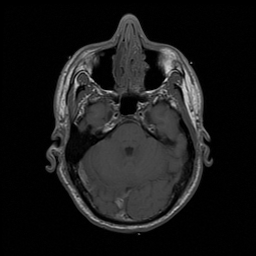
%> input picture project2/sample_images/c5.png, 256 x 256 px
$ octave demo.m   (GNU Octave 9; MATLAB toolbox functions it lacks are replaced by stand-ins)
%> lines starting %> are read from the running program, lines starting %| are printed output that depends on the picture
### project2/pifft_phase_correction.m
function [output,padded,selected,If_padded,If_selected] = pifft_phase_correction(I_f, xmin, xmax, ymin, ymax)
    arguments
        I_f; % Input k-image
        xmin = 1;
        xmax = -1;
        ymin = 1;
        ymax = -1;
    end
    assert(all(mod(size(I_f),2) == [0,0]));

    if xmax == -1
        xmax = size(I_f,2);
    end

    if ymax == -1
        ymax = size(I_f,1);
    end

    I_f1 = zeros(size(I_f));
    I_f1(ymin:ymax, xmin:xmax) = I_f(ymin:ymax, xmin:xmax);
    padded = I_f1;

    I_if1 = fftshift(ifft2(ifftshift(I_f1)));
    If_padded = I_if1;

    xpad = max(xmin, size(I_f,2)-xmax);
    ypad = max(ymin, size(I_f,1)-ymax);

    I_f2 = zeros(size(I_f));
    I_f2(ypad+1:size(I_f,1)-ypad, xpad+1:size(I_f,2)-xpad) = I_f(ypad+1:size(I_f,1)-ypad, xpad+1:size(I_f,2)-xpad);
    selected = I_f2;

    I_if2 = fftshift(ifft2(ifftshift(I_f2)));
    If_selected = I_if2;

    output = I_if1 .* exp(-1i*angle(I_if2));
end

### project2/pifft_homodyne_reconstruction.m
function [output,selected,Wkxy,weighted,If_selected,If_weighted,Wx1d,Wy1d] = pifft_homodyne_reconstruction(I_f, xmin, xmax, ymin, ymax, weight_func, weight_smooth, weight_smooth_factor)
    % NOTE: The actual output is real(output)
    arguments
        I_f; % Input k-image
        xmin = 1;
        xmax = -1;
        ymin = 1;
        ymax = -1;
        weight_func = "linear";
        weight_smooth = false;
        weight_smooth_factor = 1;
    end
    assert(all(mod(size(I_f),2) == [0,0]));

    if xmax == -1
        xmax = size(I_f,2);
    end

    if ymax == -1
        ymax = size(I_f,1);
    end

    I_f1 = zeros(size(I_f));
    I_f1(ymin:ymax, xmin:xmax) = I_f(ymin:ymax, xmin:xmax);

%     assert((xmin == 1 || xmax == size(I_f,2)));
%     assert((ymin == 1 || ymax == size(I_f,1)));

    xpad = max(xmin, size(I_f,2)-xmax);
    ypad = max(ymin, size(I_f,1)-ymax);

    I_f2 = zeros(size(I_f));
    I_f2(ypad:size(I_f,1)-ypad+1, xpad:size(I_f,2)-xpad+1) = I_f(ypad:size(I_f,1)-ypad+1, xpad:size(I_f,2)-xpad+1);
    selected = I_f2;

    I_if2 = fftshift(ifft2(ifftshift(I_f2)));
    If_selected = I_if2;

    nx = size(I_f,2);
    Wx1d = zeros(1,nx);
    Wx1d(1:xpad) = 1;
    if weight_func == "linear"
        Wx1d(xpad+1:nx-xpad) = (nx-2*xpad-1:-1:0)/(nx-2*xpad);
    elseif weight_func == "step"
        Wx1d(xpad+1:nx-xpad) = 0.5;
    end
    if weight_smooth
        Wx1d = smoothdata(Wx1d, 'Gaussian', xpad * weight_smooth_factor);
    end
    Wkx = repmat(Wx1d,[nx 1]);

    if xmin > nx-xmax
        Wkx = rot90(Wkx,2);
    end

    ny = size(I_f,1);
    Wy1d = zeros(ny,1);
    Wy1d(1:ypad) = 1;
    if weight_func == "linear"
        Wy1d(ypad+1:ny-ypad) = (ny-2*ypad-1:-1:0)/(ny-2*ypad);
    elseif weight_func == "step"
        Wy1d(ypad+1:ny-ypad) = 0.5;
    end

    if weight_smooth
        Wy1d = smoothdata(Wy1d, 'Gaussian', ypad * weight_smooth_factor);
    end
    Wky = repmat(Wy1d,[1 ny]);

    if ymin > ny-ymax
        Wky = rot90(Wky,2);
    end

    Wkxy = Wkx .* Wky .* 4;

    I_fw = I_f1 .* Wkxy;
    weighted = I_fw;
    I_ifw = fftshift(ifft2(ifftshift(I_fw)));
    If_weighted = I_ifw;

    output = I_ifw .* exp(-1i*angle(I_if2));

end

### project2/pifft_conjugate_synthesis.m
function [output, conjsyn] = pifft_conjugate_synthesis(Ip, xmin, xmax, ymin, ymax)
    arguments
        Ip; % Input Phase Corrected Cartesian Image
        xmin = 1;
        xmax = -1;
        ymin = 1;
        ymax = -1;
    end
    I_f = ifftshift(fft2(fftshift(Ip)));

    assert(all(mod(size(I_f),2) == [0,0]));

    if xmax == -1
        xmax = size(I_f,2);
    end

    if ymax == -1
        ymax = size(I_f,1);
    end

    xpad = max(xmin, size(I_f,2)-xmax);
    ypad = max(ymin, size(I_f,1)-ymax);

    I_f2 = I_f;

    if xmin > size(I_f,2)-xmax
        I_f2(:,1:xpad+1) = rot90(conj(I_f(:,size(I_f,2)-xpad:end)),2);
    else
        I_f2(:,size(I_f,2)-xpad:end) = rot90(conj(I_f(:,1:xpad+1)),2);
    end

    if ymin > size(I_f,1)-ymax
        I_f2(1:ypad+1,:) = rot90(conj(I_f(size(I_f,1)-ypad:end,:)),2);
    else
        I_f2(size(I_f,1)-ypad:end,:) = rot90(conj(I_f(1:ypad+1,:)),2);
    end

    conjsyn = I_f2;

    I_if2 = fftshift(ifft2(ifftshift(I_f2)));
    output = I_if2;

end

### project2/pifft_zero_padding.m
function [output,padded] = pifft_zero_padding(I_f, xmin, xmax, ymin, ymax)
    arguments
        I_f; % Input k-image
        xmin = 1;
        xmax = -1;
        ymin = 1;
        ymax = -1;
    end

    if xmax == -1
        xmax = size(I_f,2);
    end

    if ymax == -1
        ymax = size(I_f,1);
    end

    I_f1 = zeros(size(I_f));
    I_f1(ymin:ymax, xmin:xmax) = I_f(ymin:ymax, xmin:xmax);
    padded = I_f1;

    I_if1 = fftshift(ifft2(ifftshift(I_f1)));
    output = I_if1;
end

### project2/demo.m
I = imread('sample_images/c5.png');
%> I is the input picture: size 256x256 uint8; min 0, max 215, mean 25.1
if size(I,3)==3
    I = rgb2gray(I);
end

figure(1); imagesc(I);title('Original Image'); axis('square'); colormap('gray'); colorbar;

I_f = ifftshift(fft2(fftshift(I)));
figure(2); imagesc(abs(I_f)); axis('square'); colormap('jet'); colorbar; set(gca, 'ColorScale', 'log'); title("FT of Original Image (k-image)");
%> after `title("FT of Original Image (k-image)")`:
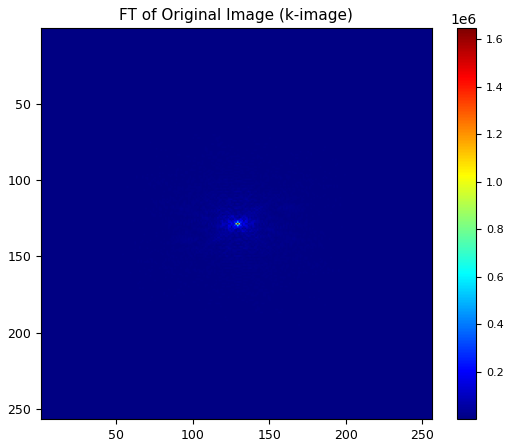
%> figure redrawn from the program's plot data

%%
nx = size(I_f,2);
%> nx = 256
ny = size(I_f,1);
%> ny = 256
YHOVER = 64;
XHOVER = 48;

%% Zero Padding

[I_if1, I_f1] = pifft_zero_padding(I_f, 1, nx-XHOVER, 1, ny-YHOVER);
figure(3); imagesc(abs(I_f1)); axis('square'); colormap('jet'); colorbar; set(gca, 'ColorScale', 'log'); title("Partial k-image");

figure(4); imagesc(abs(I_if1)); axis('square'); colormap('gray'); colorbar; title("IFT of Zero Padding k-image");
%> after `title("IFT of Zero Padding k-image")`:
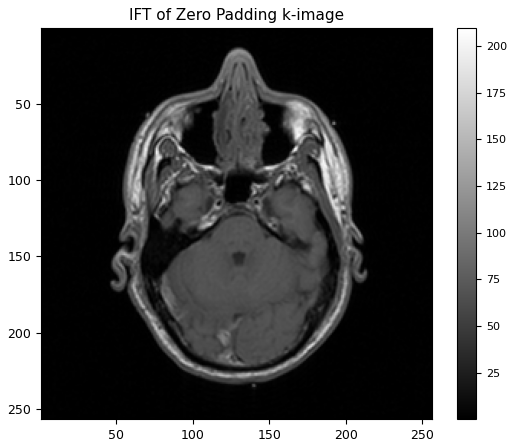
%> figure redrawn from the program's plot data

figure(5); imagesc(abs(abs(I_if1)-double(I))); axis('square'); colormap('jet'); colorbar; title("Difference to GT");
%> after `title("Difference to GT")`:
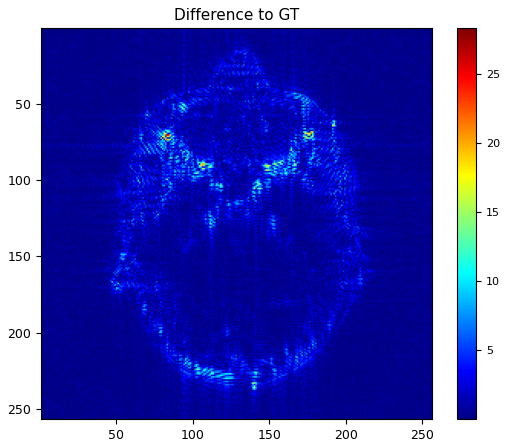
%> figure redrawn from the program's plot data

disp("GT MSE: " + immse(abs(I_if1),double(I)));
%| GT MSE: 3.0009

%% Zero Padding Pixels vs IMMSE
max_YHOVER = 120;
mse_list = zeros(1, max_YHOVER);

for yh=1:max_YHOVER
    [I_if1, ~] = pifft_zero_padding(I_f, 1, nx-XHOVER, 1, ny-yh);
    mse_list(yh) = immse(abs(I_if1),double(I));
end
%> after the loop, mse_list = 120 values from 0.601 to 64.23

figure(6); plot(1:max_YHOVER, mse_list, "LineWidth", 2); xlabel("Removed Pixels"); ylabel("GT MSE"); title("Removed Pixels vs. GT MSE");
%> after `title("Removed Pixels vs. GT MSE")`:
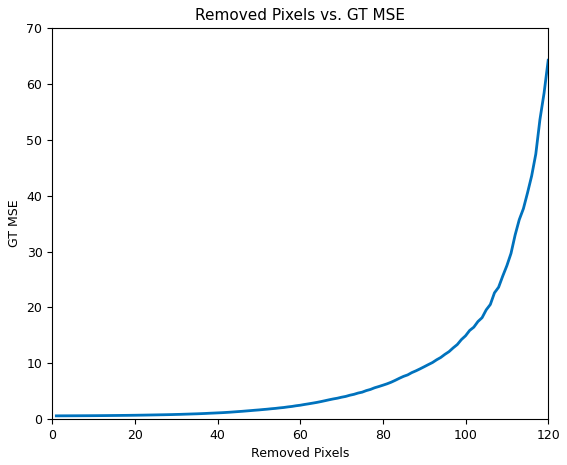
%> figure redrawn from the program's plot data; curve peaks at x = 120, y = 64.23

%% Phase Correction
[Ip, Ipp, Ips, If_pp, If_ps] = pifft_phase_correction(I_f, 1, nx-XHOVER, 1, ny-YHOVER);
I_if = fftshift(ifft2(ifftshift(I_f))); % GT Phase

figure(7); imagesc(abs(Ips)); axis('square'); colormap('jet'); colorbar; set(gca, 'ColorScale', 'log'); title("Selected Symmetric Region of k-image");

figure(8); imagesc(angle(I_if),[-pi, pi]); axis('square'); colormap('jet'); colorbar; title("Phase of GT k-image");
%> after `title("Phase of GT k-image")`:
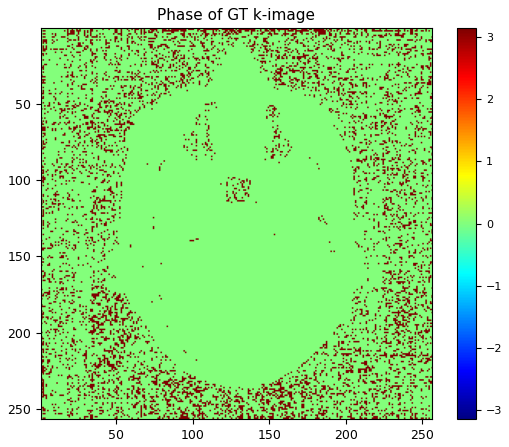
%> figure redrawn from the program's plot data

figure(9); imagesc(angle(If_ps),[-pi, pi]); axis('square'); colormap('jet'); colorbar; title("Phase of selected k-image");
%> after `title("Phase of selected k-image")`:
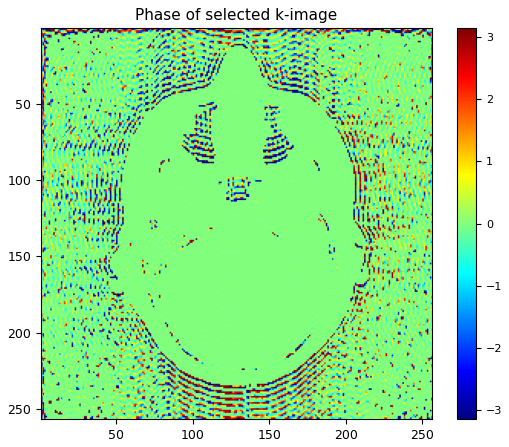
%> figure redrawn from the program's plot data

figure(10); imagesc(abs(angle(If_ps)-angle(I_if)),[0, pi]); axis('square'); colormap('jet'); colorbar; title("Difference to GT Phase");
%> after `title("Difference to GT Phase")`:
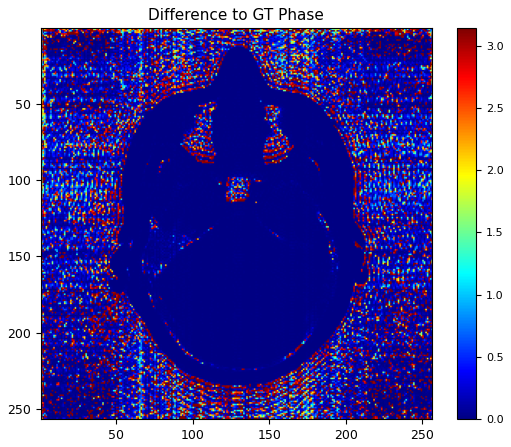
%> figure redrawn from the program's plot data

%% Conjugate Synthesis
[Ic, Ikc] = pifft_conjugate_synthesis(Ip, 1, nx-XHOVER, 1, ny-YHOVER);
I_fp = ifftshift(fft2(fftshift(Ip)));

figure(11); imagesc(abs(I_fp)); axis('square'); colormap('jet'); colorbar; set(gca, 'ColorScale', 'log'); title("Phase corrected k-image");

figure(12); imagesc(abs(Ikc)); axis('square'); colormap('jet'); colorbar; set(gca, 'ColorScale', 'log'); title("Complete k-image w/ conjugate symmetry");

figure(13); imagesc(abs(Ic)); axis('square'); colormap('gray'); colorbar; title("IFT of Conjugate Synthesis k-image");

figure(14); imagesc(abs(abs(Ic)-double(I))); axis('square'); colormap('jet'); colorbar; title("Difference to GT");

disp("GT MSE: " + immse(abs(Ic),double(I)));
%| GT MSE: 6.0243

%% Homodyne Reconstruction
[Ih,Ihs,hW,Ihw,Ihfs,Ihfw,hWx,hWy] = pifft_homodyne_reconstruction(I_f,1, nx-XHOVER, 1, ny-YHOVER, "step", true, 0.5);
%> the run ends on the next line

$ run again, with project2/sample_images/c10.png copied over project2/sample_images/c5.png
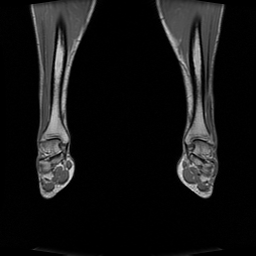
%> input picture project2/sample_images/c10.png, 256 x 256 px
%> I is the input picture: size 256x256 uint8; min 0, max 225, mean 20.2
%> `title("Difference to GT")`:
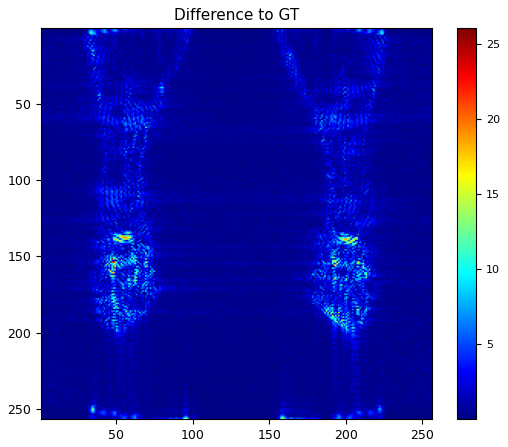
%> figure redrawn from the program's plot data
%| GT MSE: 2.6308
%> after the loop `for yh=1:max_YHOVER`: mse_list = 120 values from 0.81 to 48.5
%> `title("Difference to GT Phase")`:
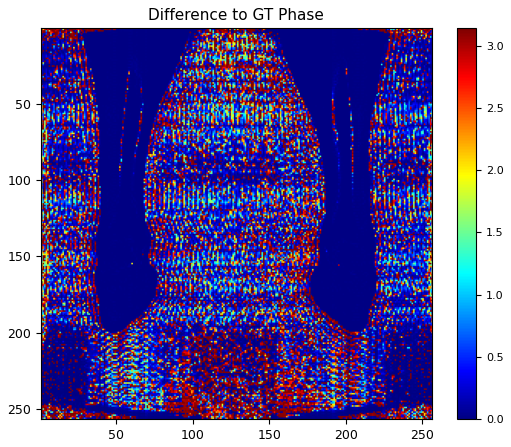
%> figure redrawn from the program's plot data
%| GT MSE: 5.9985

$ run again, with project2/sample_images/c6.png copied over project2/sample_images/c5.png
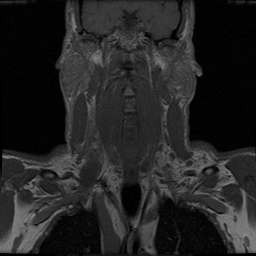
%> input picture project2/sample_images/c6.png, 256 x 256 px
%> I is the input picture: size 256x256 uint8; min 0, max 139, mean 35.4
%> `title("Difference to GT")`:
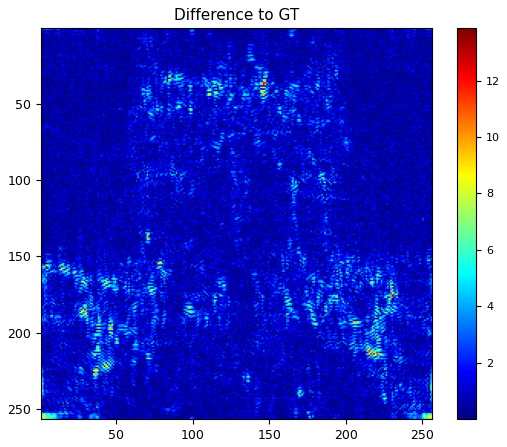
%> figure redrawn from the program's plot data
%| GT MSE: 2.0289
%> after the loop `for yh=1:max_YHOVER`: mse_list = 120 values from 0.31 to 31.03
%> `title("Difference to GT Phase")`:
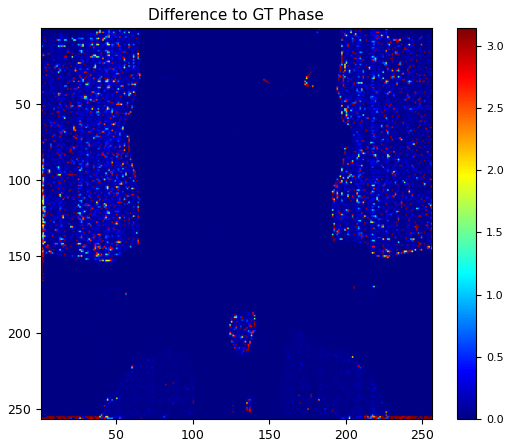
%> figure redrawn from the program's plot data
%| GT MSE: 4.1337

$ run again, with project2/sample_images/c7.png copied over project2/sample_images/c5.png
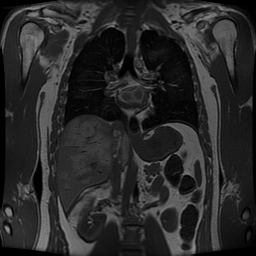
%> input picture project2/sample_images/c7.png, 256 x 256 px
%> I is the input picture: size 256x256 uint8; min 0, max 146, mean 41
%| GT MSE: 3.855
%> after the loop `for yh=1:max_YHOVER`: mse_list = 120 values from 1.29 to 58.1
%> `title("Difference to GT Phase")`:
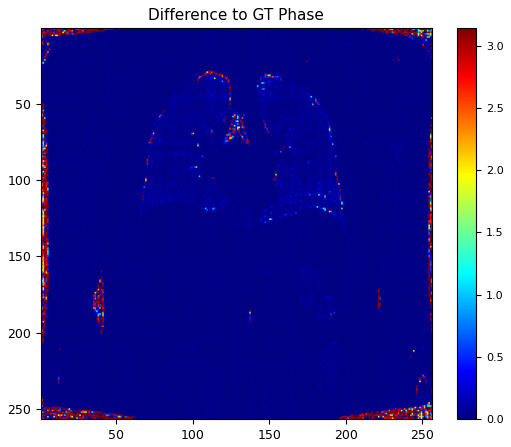
%> figure redrawn from the program's plot data
%| GT MSE: 7.2585
